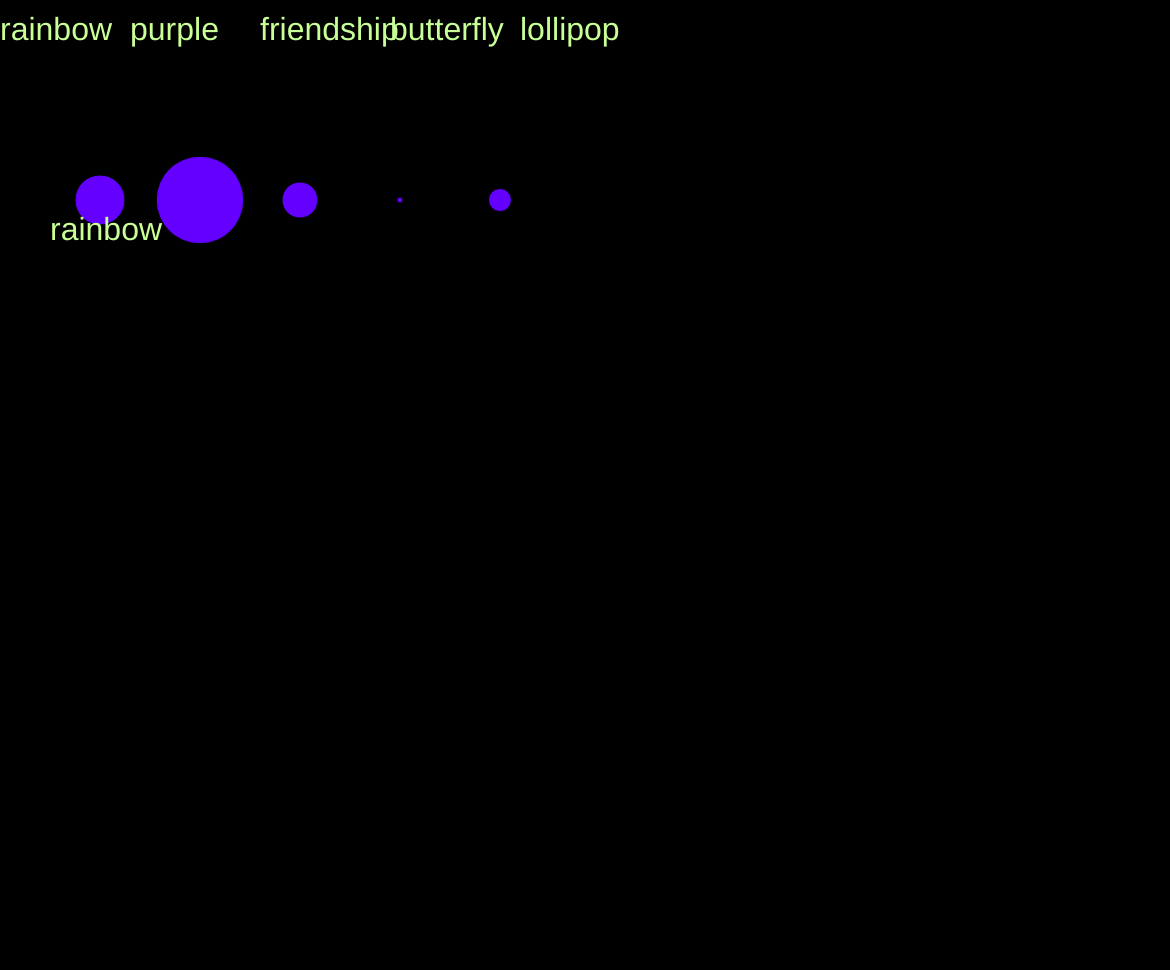
Frame 1 (no input)
Frame 60 (no input): identical to frame 1, image omitted
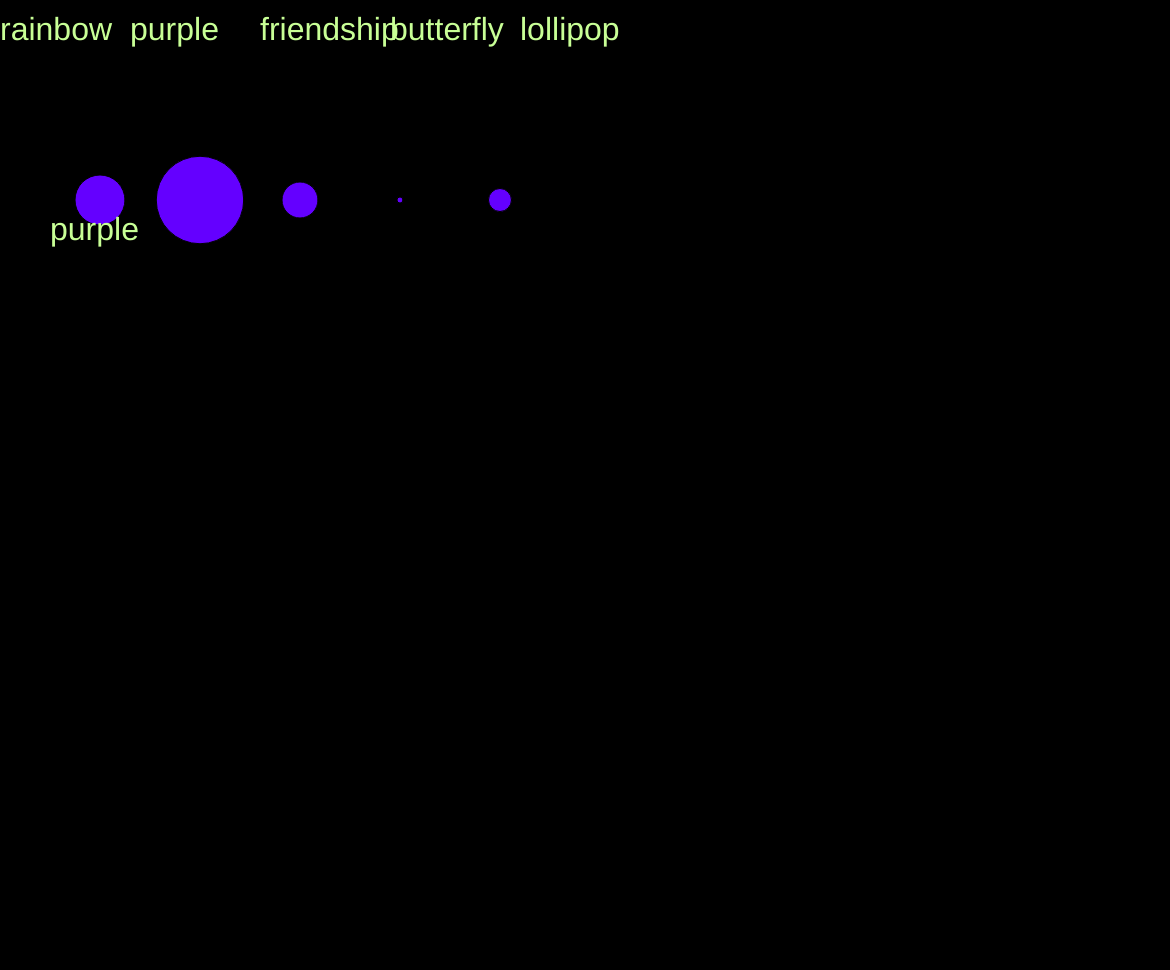
Frame 120 (the mouse pressed at the canvas centre since frame 60)

The p5.js sketch that drew these frames (run headless with seeded random() and noise() and a simulated clock; from frame 60 on, the mouse is pressed at the canvas centre):

// p5.js sketch
// ── sketch.js
const num = 23
const nums = [100, 175, 72, 12]
const words = ['rainbow', 'purple', 'friendship', 'butterfly', 'lollipop']

let index = 0

function setup () {
  createCanvas(windowWidth - 30, windowHeight - 30)
}

function draw () {
  background(0)
  fill(100, 0, 255)
  ellipse(500, 200, num, num)

  for (let i = 0; i < nums.length; i++) {
    ellipse(i * 100 + 100, 200, nums[i] / 2)
  }

  fill(200, 255, 150)
  textSize(32)

  for (let i = 0; i < words.length; i++) {
    text(words[i], 130 * i, 40)
  }

  text(words[index], 50, 240)
}

function mousePressed () {
  if (index === words.length - 1 ) {
    index = 0
  } else {
    index++
  }
}
